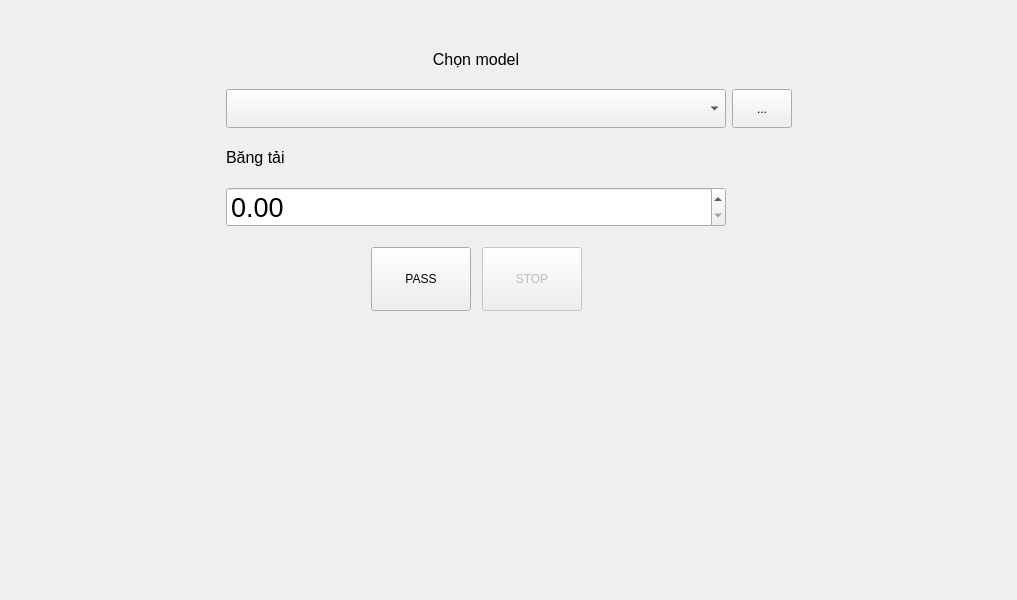
<?xml version="1.0" encoding="UTF-8"?>
<ui version="4.0">
 <class>PassWindow</class>
 <widget class="QMainWindow" name="PassWindow">
  <property name="geometry">
   <rect>
    <x>0</x>
    <y>0</y>
    <width>1017</width>
    <height>600</height>
   </rect>
  </property>
  <property name="windowTitle">
   <string>MainWindow</string>
  </property>
  <property name="iconSize">
   <size>
    <width>48</width>
    <height>48</height>
   </size>
  </property>
  <widget class="QWidget" name="centralwidget">
   <layout class="QGridLayout" name="gridLayout_2">
    <property name="topMargin">
     <number>50</number>
    </property>
    <property name="verticalSpacing">
     <number>20</number>
    </property>
    <item row="3" column="1">
     <widget class="QDoubleSpinBox" name="spxCvWidth">
      <property name="font">
       <font>
        <pointsize>20</pointsize>
       </font>
      </property>
      <property name="maximum">
       <double>450.000000000000000</double>
      </property>
     </widget>
    </item>
    <item row="1" column="3">
     <spacer name="horizontalSpacer">
      <property name="orientation">
       <enum>Qt::Horizontal</enum>
      </property>
      <property name="sizeHint" stdset="0">
       <size>
        <width>40</width>
        <height>20</height>
       </size>
      </property>
     </spacer>
    </item>
    <item row="1" column="0">
     <spacer name="horizontalSpacer_2">
      <property name="orientation">
       <enum>Qt::Horizontal</enum>
      </property>
      <property name="sizeHint" stdset="0">
       <size>
        <width>40</width>
        <height>20</height>
       </size>
      </property>
     </spacer>
    </item>
    <item row="1" column="1">
     <widget class="QComboBox" name="cbxModel">
      <property name="minimumSize">
       <size>
        <width>500</width>
        <height>0</height>
       </size>
      </property>
      <property name="font">
       <font>
        <pointsize>20</pointsize>
       </font>
      </property>
     </widget>
    </item>
    <item row="0" column="1">
     <widget class="QLabel" name="label">
      <property name="font">
       <font>
        <pointsize>12</pointsize>
       </font>
      </property>
      <property name="text">
       <string>Chọn model</string>
      </property>
      <property name="alignment">
       <set>Qt::AlignCenter</set>
      </property>
     </widget>
    </item>
    <item row="4" column="1">
     <layout class="QHBoxLayout" name="horizontalLayout">
      <property name="spacing">
       <number>11</number>
      </property>
      <property name="topMargin">
       <number>0</number>
      </property>
      <item>
       <spacer name="horizontalSpacer_3">
        <property name="orientation">
         <enum>Qt::Horizontal</enum>
        </property>
        <property name="sizeHint" stdset="0">
         <size>
          <width>40</width>
          <height>20</height>
         </size>
        </property>
       </spacer>
      </item>
      <item>
       <widget class="QToolButton" name="btnPass">
        <property name="minimumSize">
         <size>
          <width>100</width>
          <height>64</height>
         </size>
        </property>
        <property name="text">
         <string>PASS</string>
        </property>
        <property name="icon">
         <iconset resource="../icons.qrc">
          <normaloff>:/icons/data_transfer_48px.png</normaloff>:/icons/data_transfer_48px.png</iconset>
        </property>
        <property name="iconSize">
         <size>
          <width>48</width>
          <height>48</height>
         </size>
        </property>
        <property name="toolButtonStyle">
         <enum>Qt::ToolButtonTextUnderIcon</enum>
        </property>
       </widget>
      </item>
      <item>
       <widget class="QToolButton" name="btnStop">
        <property name="enabled">
         <bool>false</bool>
        </property>
        <property name="minimumSize">
         <size>
          <width>100</width>
          <height>64</height>
         </size>
        </property>
        <property name="text">
         <string>STOP</string>
        </property>
        <property name="icon">
         <iconset resource="../icons.qrc">
          <normaloff>:/icons/stop_48px.png</normaloff>:/icons/stop_48px.png</iconset>
        </property>
        <property name="iconSize">
         <size>
          <width>48</width>
          <height>48</height>
         </size>
        </property>
        <property name="toolButtonStyle">
         <enum>Qt::ToolButtonTextUnderIcon</enum>
        </property>
       </widget>
      </item>
      <item>
       <spacer name="horizontalSpacer_4">
        <property name="orientation">
         <enum>Qt::Horizontal</enum>
        </property>
        <property name="sizeHint" stdset="0">
         <size>
          <width>40</width>
          <height>20</height>
         </size>
        </property>
       </spacer>
      </item>
     </layout>
    </item>
    <item row="2" column="1">
     <widget class="QLabel" name="label_2">
      <property name="font">
       <font>
        <pointsize>12</pointsize>
       </font>
      </property>
      <property name="text">
       <string>Băng tải</string>
      </property>
     </widget>
    </item>
    <item row="1" column="2">
     <widget class="QToolButton" name="btnReload">
      <property name="sizePolicy">
       <sizepolicy hsizetype="Fixed" vsizetype="Preferred">
        <horstretch>0</horstretch>
        <verstretch>0</verstretch>
       </sizepolicy>
      </property>
      <property name="minimumSize">
       <size>
        <width>60</width>
        <height>0</height>
       </size>
      </property>
      <property name="font">
       <font>
        <pointsize>9</pointsize>
       </font>
      </property>
      <property name="text">
       <string>...</string>
      </property>
      <property name="icon">
       <iconset resource="../icons.qrc">
        <normaloff>:/icons/reset_48px.png</normaloff>:/icons/reset_48px.png</iconset>
      </property>
      <property name="iconSize">
       <size>
        <width>32</width>
        <height>32</height>
       </size>
      </property>
     </widget>
    </item>
    <item row="5" column="1">
     <spacer name="verticalSpacer">
      <property name="orientation">
       <enum>Qt::Vertical</enum>
      </property>
      <property name="sizeHint" stdset="0">
       <size>
        <width>20</width>
        <height>40</height>
       </size>
      </property>
     </spacer>
    </item>
   </layout>
  </widget>
 </widget>
 <resources>
  <include location="../icons.qrc"/>
 </resources>
 <connections/>
</ui>
